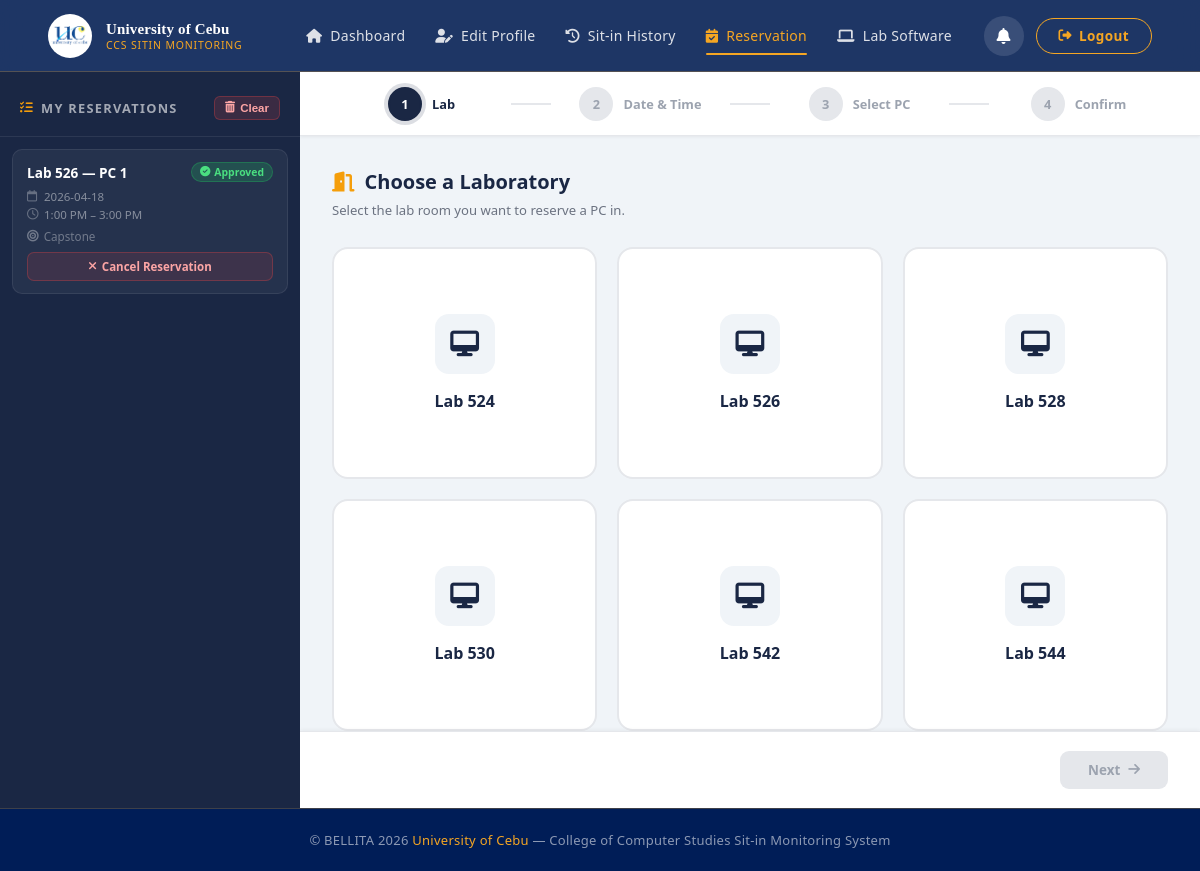
The app's page /student/reservation (signed in) with its own data.
### tables this page shows
CREATE TABLE reservations (
            id           INTEGER PRIMARY KEY AUTOINCREMENT,
            studentId    TEXT,
            labRoom      TEXT,
            pcNumber     INTEGER,
            reserveDate  TEXT,
            timeSlot     TEXT,
            purpose      TEXT,
            status       TEXT DEFAULT 'Pending',
            rejectReason TEXT,
            isNew        INTEGER DEFAULT 1,
            createdAt    DATETIME DEFAULT CURRENT_TIMESTAMP, sitInId INTEGER,
            FOREIGN KEY (studentId) REFERENCES users(idNumber)
        );

### app.py (the view)
@app.route("/student/reservation", methods=["GET"])
@login_required
def reservation():
    conn = get_db_connection()
    user = conn.execute("SELECT * FROM users WHERE idNumber = ?", (session["user_id"],)).fetchone()
    my_reservations = conn.execute(
        "SELECT * FROM reservations WHERE studentId = ? ORDER BY createdAt DESC",
        (session["user_id"],)
    ).fetchall()
    notifications = conn.execute(
        "SELECT * FROM notifications WHERE userId = ? AND isRead = 0 ORDER BY createdAt DESC",
        (session["user_id"],)
    ).fetchall()
    active_sitin = conn.execute(
        """SELECT id, labRoom, timeIn FROM sit_in_history
           WHERE studentId = ? AND status = 'Active' LIMIT 1""",
        (session["user_id"],)
    ).fetchone()
    conn.close()
    occupied_pcs = []
    return render_template("student/reservation.html",
                           user=user,
                           my_reservations=my_reservations,
                           occupied_pcs=occupied_pcs,
                           notifications=notifications,
                           active_sitin=active_sitin)

### app.py (called while the page is built)
def get_db_connection():
    conn = sqlite3.connect("SitIn.db")
    conn.row_factory = sqlite3.Row
    conn.execute("PRAGMA journal_mode=WAL")
    return conn

def login_required(f):
    from functools import wraps
    @wraps(f)
    def decorated(*args, **kwargs):
        if "user_id" not in session:
            flash("Please log in to continue.", "error")
            return redirect(url_for("login"))
        return f(*args, **kwargs)
    return decorated

@app.context_processor
def inject_admin_notifs():
    if session.get("is_admin"):
        return get_admin_notification_counts()
    return {"new_reservations": 0, "new_feedbacks": 0}

### templates/student/reservation.html (shortened to what this page needs)
{% extends 'student/studentLayout.html' %}
{% block page_styles %}
<link rel="stylesheet" href="{{ url_for('static', filename='css/reservation.css') }}">
{% endblock %}
{% block content %}
<div class="resv-root">
    <aside class="resv-sidebar">
        <div class="resv-sidebar-header">
            <div class="resv-sidebar-title">
                <i class="fa-solid fa-list-check"></i>
                My Reservations
            </div>
            {% if my_reservations %}
            <form method="POST" action="{{ url_for('student_clear_reservations') }}"
                  onsubmit="return confirm('Clear all reservations? This cannot be undone.')">
                <button type="submit" class="btn-clear-all">
                    <i class="fa-solid fa-trash-can"></i> Clear
                </button>
            </form>
            {% endif %}
        </div>
        <div class="resv-sidebar-list">
            {% if my_reservations %}
                {% for r in my_reservations %}
                <div class="resv-item">
                    <div class="resv-item-top">
                        <div class="resv-item-lab">Lab {{ r['labRoom'] }} — PC {{ r['pcNumber'] }}</div>
                        <span class="resv-item-badge {{ r['status']|lower }}">
                            {% if r['status'] == 'Pending' %}<i class="fa-solid fa-hourglass-half"></i>
                            {% elif r['status'] == 'Approved' %}<i class="fa-solid fa-circle-check"></i>
                            {% else %}<i class="fa-solid fa-circle-xmark"></i>{% endif %}
                            {{ r['status'] }}
                        </span>
                    </div>
                    <div class="resv-item-meta">
                        <span><i class="fa-regular fa-calendar"></i>{{ r['reserveDate'] }}</span>
                        <span><i class="fa-regular fa-clock"></i>{{ r['timeSlot'] }}</span>
                    </div>
                    <div class="resv-item-purpose">
                        <i class="fa-solid fa-bullseye"></i> {{ r['purpose'] }}
                    </div>
                    {% if r['status'] != 'Rejected' %}
                    <form method="POST"
                          action="{{ url_for('student_cancel_reservation', resv_id=r['id']) }}"
                          onsubmit="return confirm('Cancel this reservation? This cannot be undone.');"
                          style="margin-top:8px;">
                        <button type="submit" class="btn-cancel-resv">
                            <i class="fa-solid fa-xmark"></i> Cancel Reservation
                        </button>
                    </form>
                    {% endif %}
                </div>
                {% endfor %}
            {% else %}
                <div class="resv-empty">
                    <i class="fa-regular fa-calendar-xmark"></i>
                    <p>No reservations yet</p>
                    <small>Submitted reservations appear here.</small>
                </div>
            {% endif %}
        </div>
    </aside>
    <div class="resv-main">
        <div class="resv-stepbar">
            <div class="step-node active" id="step-ind-1">
                <div class="step-node-circle" id="sc1">1</div>
                <div class="step-node-label">Lab </div>
            </div>
            <div class="step-connector" id="conn1"></div>
            <div class="step-node" id="step-ind-2">
                <div class="step-node-circle" id="sc2">2</div>
                <div class="step-node-label">Date &amp; Time</div>
            </div>
            <div class="step-connector" id="conn2"></div>
            <div class="step-node" id="step-ind-3">
                <div class="step-node-circle" id="sc3">3</div>
                <div class="step-node-label">Select PC</div>
            </div>
            <div class="step-connector" id="conn3"></div>
            <div class="step-node" id="step-ind-4">
                <div class="step-node-circle" id="sc4">4</div>
                <div class="step-node-label">Confirm</div>
            </div>
        </div>
        <div class="resv-panels">
            <div id="stepPanel1" class="step-panel active">
                <div class="panel-title"><i class="fa-solid fa-door-open"></i> Choose a Laboratory</div>
                <div class="panel-sub">Select the lab room you want to reserve a PC in.</div>
                <div class="labs-grid">
                    {% for lab in ['524','526','528','530','542','544'] %}
                    <button class="lab-tile" data-lab="{{ lab }}">
                        <div class="lab-tile-icon"><i class="fa-solid fa-desktop"></i></div>
                        <div class="lab-tile-name">Lab {{ lab }}</div>
                    </button>
                    {% endfor %}
                </div>
            </div>
                            {% set slots = [
                                ('7:00 AM – 9:00 AM',  'fa-sun',       'Morning'),
                                ('9:00 AM – 11:00 AM', 'fa-cloud-sun', 'Morning'),
                                ('11:00 AM – 1:00 PM', 'fa-cloud-sun', 'Midday'),
                                ('1:00 PM – 3:00 PM',  'fa-cloud',     'Afternoon'),
                                ('3:00 PM – 5:00 PM',  'fa-cloud',     'Afternoon'),
                                ('5:00 PM – 7:00 PM',  'fa-moon',      'Evening'),
                            ] %}
        </div>
        <div class="step-nav-bar" id="stepNavBar">
            <button class="btn-nav-next" id="btnNext" disabled onclick="navNext()">
                Next <i class="fa-solid fa-arrow-right"></i>
            </button>
        </div>
    </div>
</div>
{% endblock %}

### static/css/student_layout.css (style rules this page uses)
*, *::before, *::after { margin: 0; padding: 0; box-sizing: border-box; }
:root { --navy: #001c50; --navy-mid: #001d57; --navy-light: #0a3080; --gold: #F5A623; --gold-dark: #e09410; --gold-pale: rgba(245, 166, 35, 0.13); --gold-border: rgba(245, 166, 35, 0.25); --white: #ffffff; --surface: #f0f4fb; --surface-card:#ffffff; --border: rgba(10, 22, 40, 0.08); --text-body: #1a2340; --text-muted: #6b7a99; --topnav-h: 72px; --radius: 14px; --shadow: 0 2px 16px rgba(10,22,40,0.08); --shadow-md: 0 4px 28px rgba(10,22,40,0.12); }
html { scroll-behavior: smooth; }
body { font-family: system-ui, -apple-system, BlinkMacSystemFont, "Segoe UI", Roboto, Arial, sans-serif; background: var(--surface); color: var(--text-body); min-height: 100vh; display: flex; flex-direction: column; }

### records on screen
reservations: labRoom "526", pcNumber "1", status "Approved", reserveDate "2026-04-18", timeSlot "1:00 PM – 3:00 PM", purpose "Capstone"

### other values on screen
{{ lab }} "524" "526" "528" "530" "542" "544"
